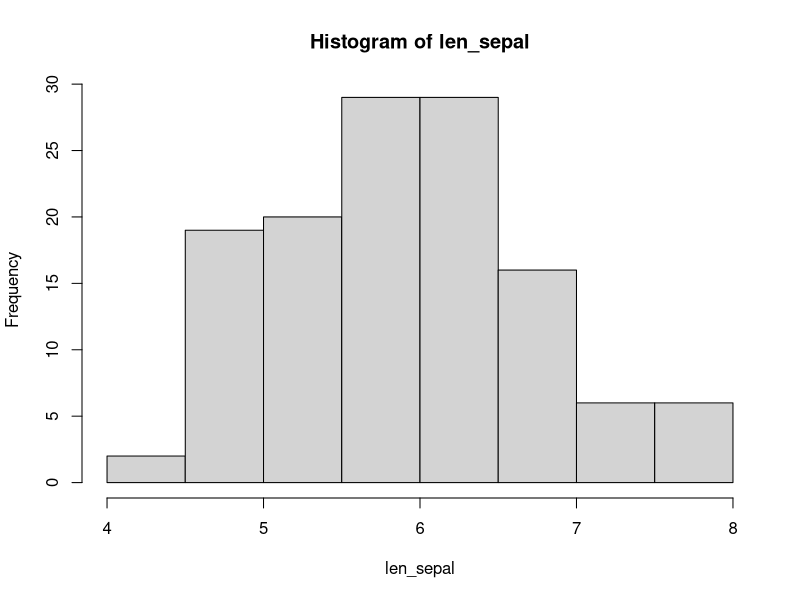
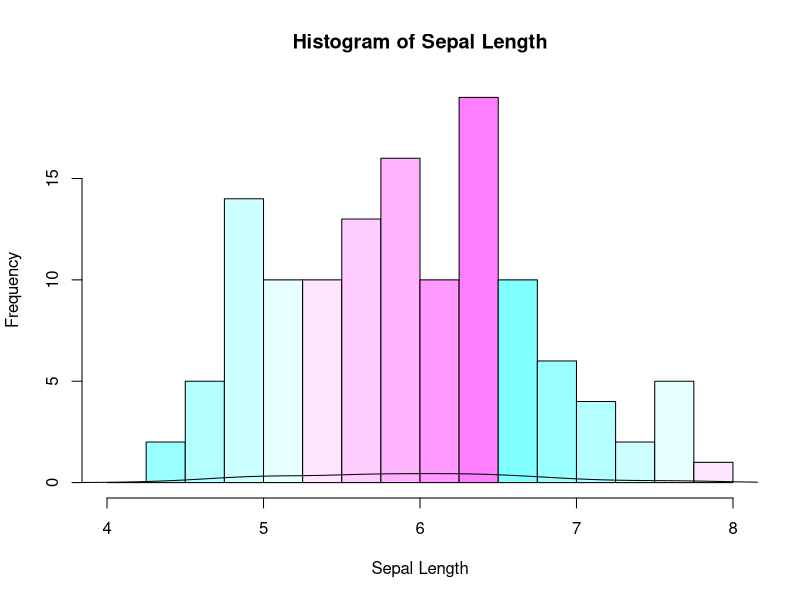
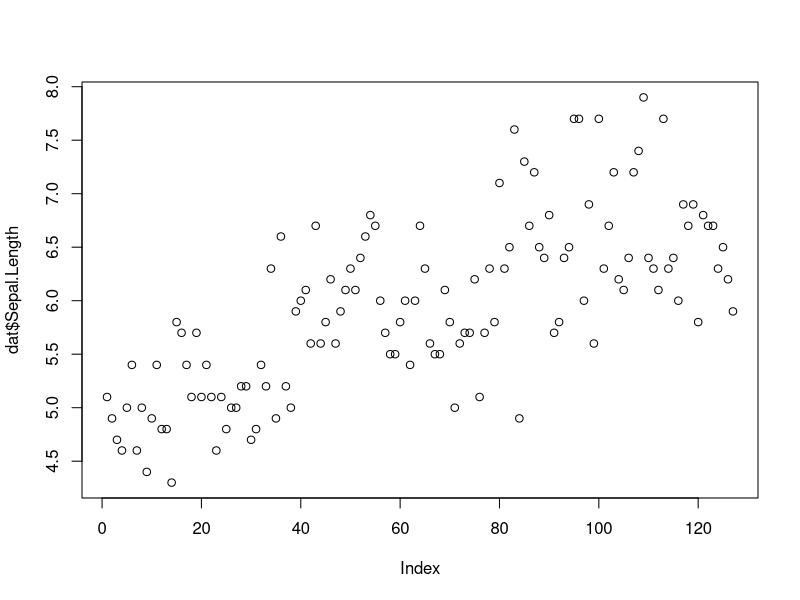
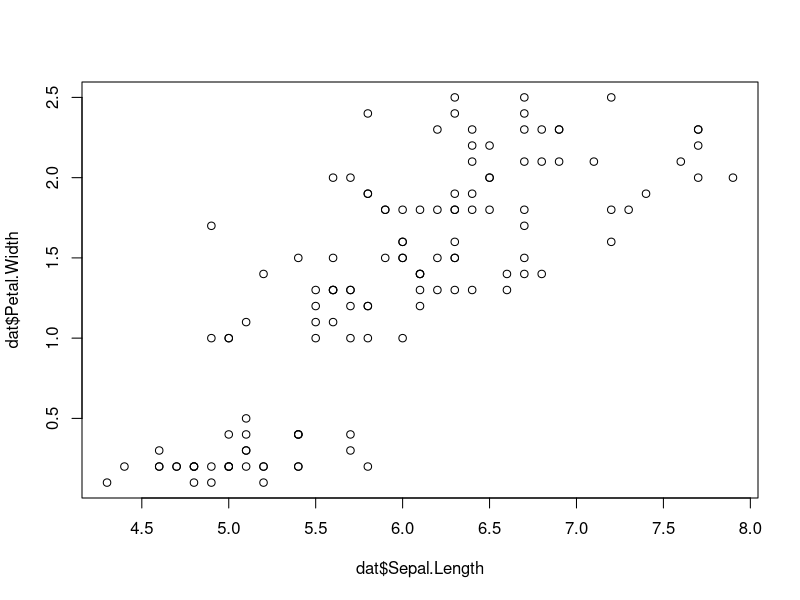
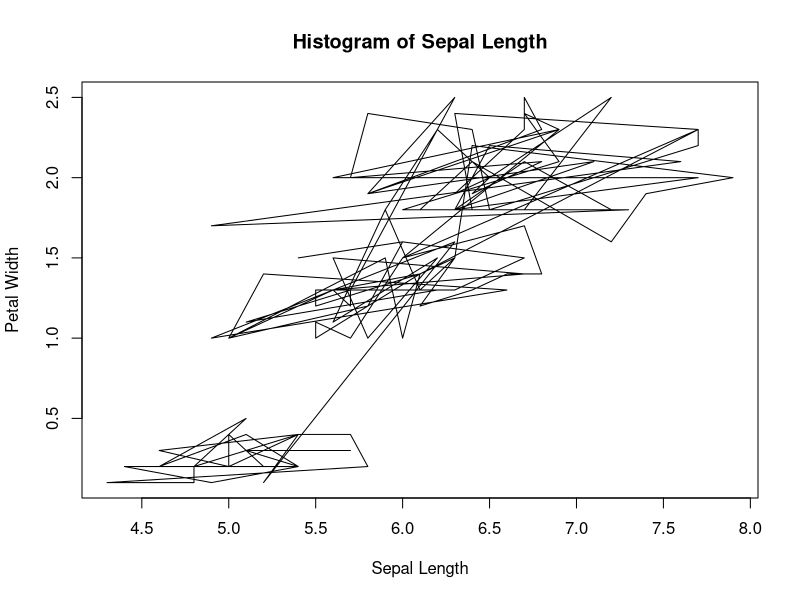
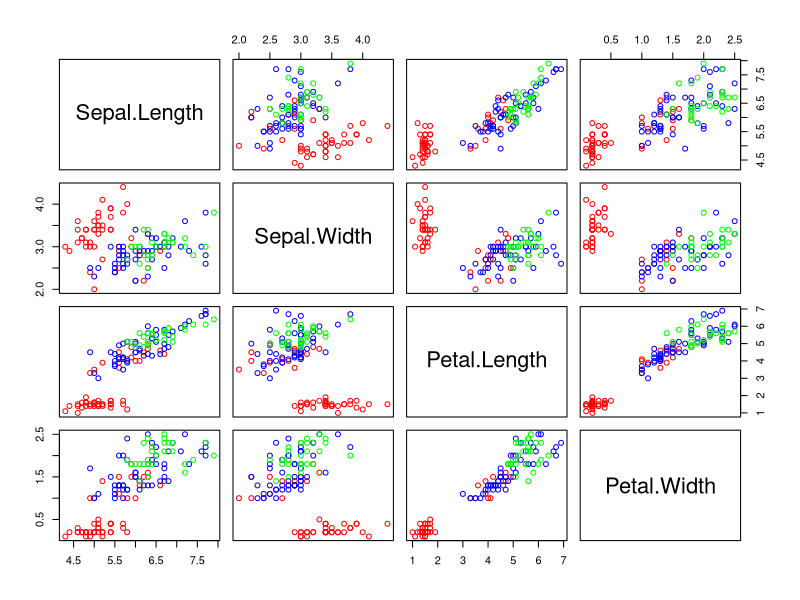
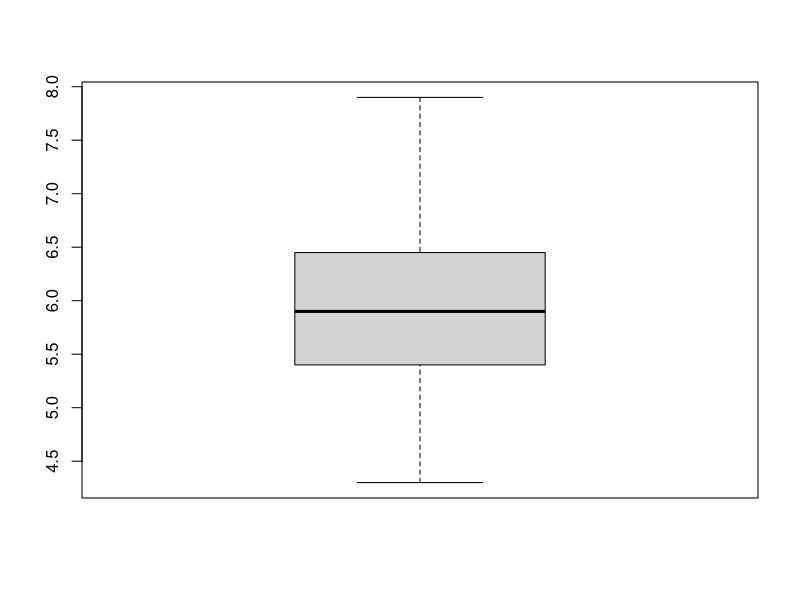
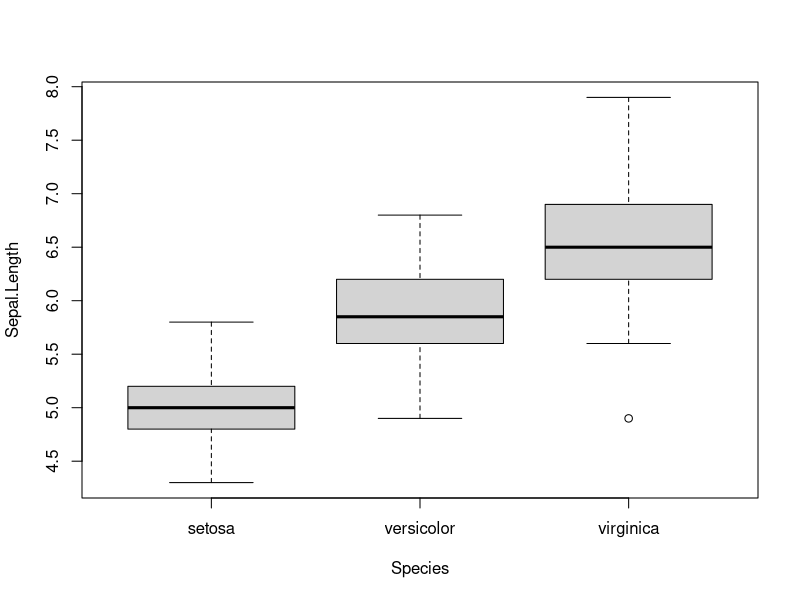

These charts were generated, in order, by the following R code: (Note: this script raises an error after producing the figures.)
## Run 단축키
# cmd shift enter
# - 전체
# cmd enter
# - 현재 줄

## 주석
# #
# cmd shift c
# cmd /로 수정함

## Working directory
# getwd()
# - 현재 working directory 확인
# setwd(string dir)
# - working directory 설정
dir = "./"
setwd(dir)
getwd()

## 데이터 불러오기
# - header=T: 첫줄을 변수 명으로 인식
# - 설정한 working directory에 있어야 함
# - 변수 설정 시 <- 또는 =
# dat = read.table(“file.dat”, header=T)
# txt = scan(“file.txt”)
# csv = read.csv(“file.csv”)
dat <- read.csv("iris.csv", header=T)
# dat

## Data preview
head(dat)
tail(dat)
dat$Sepal.Length
dat[,1]

## 간단한 통계
len_sepal <- dat$Sepal.Length
mean(len_sepal)
median(len_sepal)
min(len_sepal)
max(len_sepal)


## 시각화
# table()
# barplot()
# hist()
# pie()
# stem()
# plot(x, y)
# boxplot()
# mosaicplot(x) # 이때 x는 분할표


## 시각화: 숫자형

## histogram
hist(len_sepal)
hist(len_sepal, 
     main = "Histogram of Sepal Length", 
     xlab = "Sepal Length", 
     col = cm.colors(10), 
     breaks = seq(4, 8, by=0.25) # seq(10, 40, by=1)
     )
lines(density(len_sepal))

## stem-and-leaf plot
stem(len_sepal)
stem(len_sepal, scale = 0.5) # scale: controls the plot length

## scatter plot
# plot(x, y)
plot(dat$Sepal.Length)
plot(dat$Sepal.Length, dat$Petal.Width)
plot(dat$Sepal.Length, 
     dat$Petal.Width, 
     main = "Histogram of Sepal Length", 
     xlab = "Sepal Length", 
     ylab = "Petal Width",
     type = "l" # 시계열 플롯
     )

## scatter plot matrix
plot(dat[1:4],
     col = c("red", "blue", "green")[iris$Species]
     )

## box plot
boxplot(len_sepal)
boxplot(Sepal.Length ~ Species, data = dat)
boxplot(Sepal.Length ~ Species, data = dat,
        col = terrain.colors(3),
        xlab = "Species",
        ylab = "Sepal Length",
        main = "Boxplot"
        )
boxplot(Sepal.Length ~ Species, data = dat,
        col = c("lightcyan", "palegreen3", "khaki"),
        xlab = "Species",
        ylab = "Sepal Length",
        main = "Boxplot"
        )

## parallel plot
# install.packages("lattice")
library(lattice)
parallelplot(dat[1:4],
             main = "parallel graph"
             )
parallelplot(dat[1:4],
             groups = dat$Species,
             main = "parallel graph",
             horizontal.axis = FALSE
             )


## 시각화: 범주형
freq <- table(dat$Species)
relative <- prop.table(freq) # 상대도수
freq; relative
ft = cbind(freq, relative)
ft

## bar plot
barplot(relative)

## pie chart
pie(relative,
    main = "Pie Chart")
pie(relative,
    labels = paste(unique(dat$Species), round(relative*100, 1), "%"),
    main = "Pie Chart")

## mosaic plot
library(datasets)
data("Titanic")
Titanic
mosaicplot(Titanic)
mosaicplot(~Sex + Survived,
           data = Titanic,
           main = "Survived on the Titanic",
           color = TRUE,
           cex = 1.5
           )
mosaicplot(~Sex + Survived + Class,
           data = Titanic,
           main = "Survived on the Titanic",
           col = terrain.colors(7)
           )

